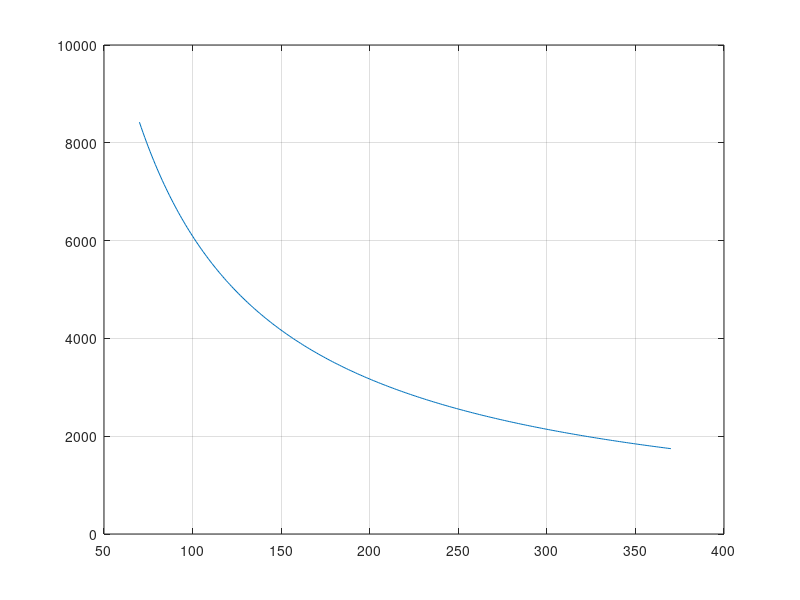

Here is the MATLAB script that generated this plot:
% clear; close all; clc;
% file = fopen('font_79.bmp');
% x = fread(file, 1, 'int');
% y = fread(file, 1, 'int');
% raw = fread(file);
% img_raw = reshape(raw(1:3:end), [x/3 y]);
% imagesc(img_raw, [0 255])
% colormap(gray)

close all;
armor_base = 0:300;
armor_bonus = 70;
armor_total = armor_base + armor_bonus;
armor_final = armor_base*0.7*0.93 + armor_bonus*0.7*0.93*0.55 - 74;
dmg = 4300*100./(100 + armor_final);
plot(armor_total, dmg)
grid